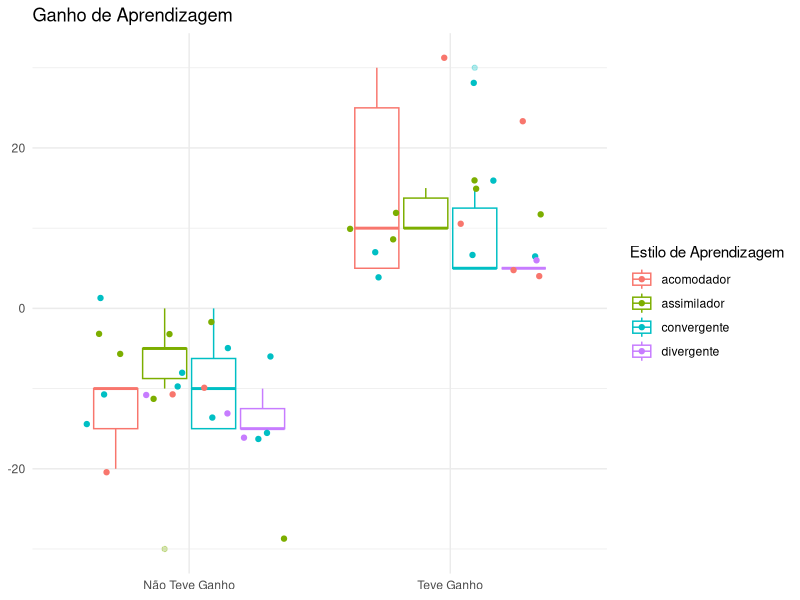

This figure's R source:
library(tidyverse)
library(readxl)

#carregando a base de dados
dados <- read_xlsx("2.estilo_aprendizagem/estilo_aprendizagem.xlsx")

#plotando o gráfico de estilo de aprendizagem
dados %>% ggplot(aes(resultado, houve_ganho, color=estilo_aprendizagem)) + 
  geom_boxplot(alpha=0.3) + geom_jitter() +
  labs(x=NULL, y=NULL, title='Ganho de Aprendizagem', color='Estilo de Aprendizagem')+
  theme_minimal()

